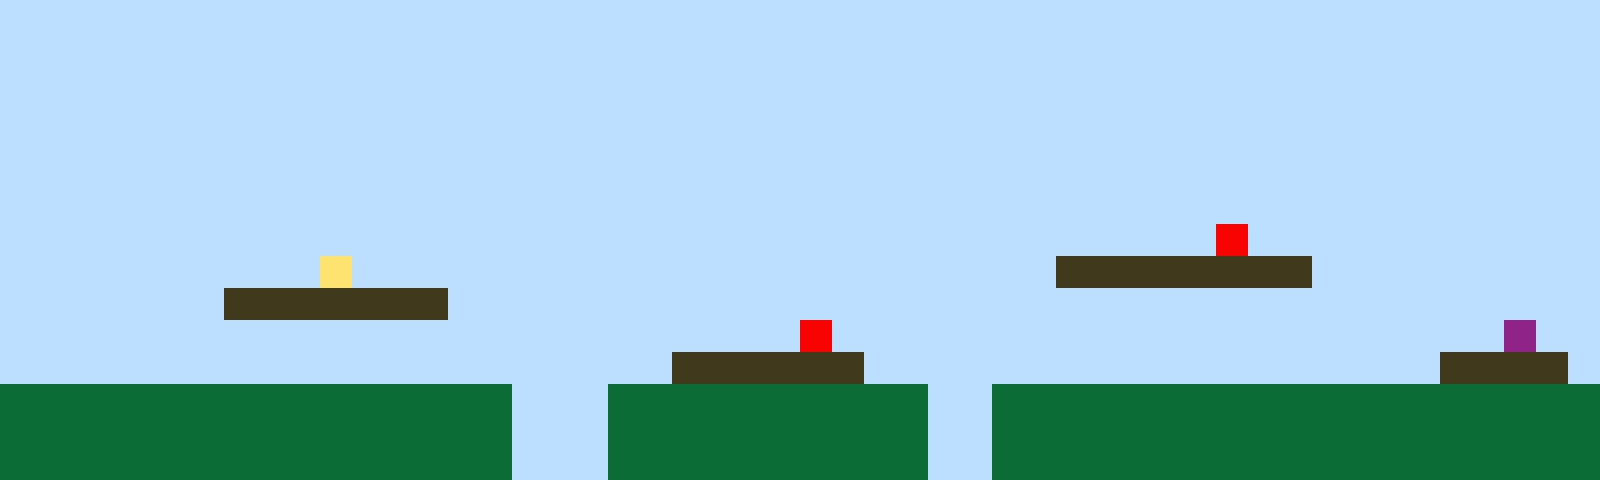

The image is a tile-based game level rendered from a .tmx file. Its description and complete source (layers, tilesets, objects, tile grids) follow:
An orthogonal 50x15 tile map with 32x32 px tiles, 1 tile layer (Tile Layer 1).

<map version="1.10" tiledversion="1.11.2" orientation="orthogonal" renderorder="right-up" width="50" height="15" tilewidth="32" tileheight="32" infinite="0" nextlayerid="2" nextobjectid="1"><editorsettings><export target="map1.csv" format="csv" /></editorsettings><tileset firstgid="1" name="sprites" tilewidth="32" tileheight="32" tilecount="6" columns="3"><image source="sprites.png" width="96" height="64" /></tileset><layer id="1" name="Tile Layer 1" width="50" height="15"><data encoding="csv">1,1,1,1,1,1,1,1,1,1,1,1,1,1,1,1,1,1,1,1,1,1,1,1,1,1,1,1,1,1,1,1,1,1,1,1,1,1,1,1,1,1,1,1,1,1,1,1,1,1,1,1,1,1,1,1,1,1,1,1,1,1,1,1,1,1,1,1,1,1,1,1,1,1,1,1,1,1,1,1,1,1,1,1,1,1,1,1,1,1,1,1,1,1,1,1,1,1,1,1,1,1,1,1,1,1,1,1,1,1,1,1,1,1,1,1,1,1,1,1,1,1,1,1,1,1,1,1,1,1,1,1,1,1,1,1,1,1,1,1,1,1,1,1,1,1,1,1,1,1,1,1,1,1,1,1,1,1,1,1,1,1,1,1,1,1,1,1,1,1,1,1,1,1,1,1,1,1,1,1,1,1,1,1,1,1,1,1,1,1,1,1,1,1,1,1,1,1,1,1,1,1,1,1,1,1,1,1,1,1,1,1,1,1,1,1,1,1,1,1,1,1,1,1,1,1,1,1,1,1,1,1,1,1,1,1,1,1,1,1,1,1,1,1,1,1,1,1,1,1,1,1,1,1,1,1,1,1,1,1,1,1,1,1,1,1,1,1,1,1,1,1,1,1,1,1,1,1,1,1,1,1,1,1,1,1,1,1,1,1,1,1,1,1,1,1,1,1,1,1,1,1,1,1,1,1,1,1,1,1,1,1,1,1,1,1,1,1,1,1,1,1,1,1,1,1,1,1,1,1,1,1,1,1,1,1,1,1,1,1,1,1,1,1,1,1,1,1,1,1,1,1,1,1,1,1,1,1,1,1,1,1,1,1,1,1,1,1,1,1,1,1,1,1,1,1,1,1,1,1,1,1,1,1,1,1,1,1,5,1,1,1,1,1,1,1,1,1,1,1,1,1,1,1,1,1,1,1,1,1,4,1,1,1,1,1,1,1,1,1,1,1,1,1,1,1,1,1,1,1,1,1,1,3,3,3,3,3,3,3,3,1,1,1,1,1,1,1,1,1,1,1,1,1,1,1,1,3,3,3,3,3,3,3,1,1,1,1,1,1,1,1,1,1,1,1,1,1,1,1,1,1,1,1,1,1,1,1,1,1,1,1,1,1,1,1,1,1,1,1,1,1,1,1,1,1,1,1,1,1,1,1,1,1,1,1,1,1,1,1,1,1,1,1,1,5,1,1,1,1,1,1,1,1,1,1,1,1,1,1,1,1,1,1,1,1,1,6,1,1,1,1,1,1,1,1,1,1,1,1,1,1,1,1,1,1,1,1,1,1,1,3,3,3,3,3,3,1,1,1,1,1,1,1,1,1,1,1,1,1,1,1,1,1,1,3,3,3,3,1,2,2,2,2,2,2,2,2,2,2,2,2,2,2,2,2,1,1,1,2,2,2,2,2,2,2,2,2,2,1,1,2,2,2,2,2,2,2,2,2,2,2,2,2,2,2,2,2,2,2,2,2,2,2,2,2,2,2,2,2,2,2,2,2,2,2,1,1,1,2,2,2,2,2,2,2,2,2,2,1,1,2,2,2,2,2,2,2,2,2,2,2,2,2,2,2,2,2,2,2,2,2,2,2,2,2,2,2,2,2,2,2,2,2,2,2,1,1,1,2,2,2,2,2,2,2,2,2,2,1,1,2,2,2,2,2,2,2,2,2,2,2,2,2,2,2,2,2,2,2</data></layer></map>
